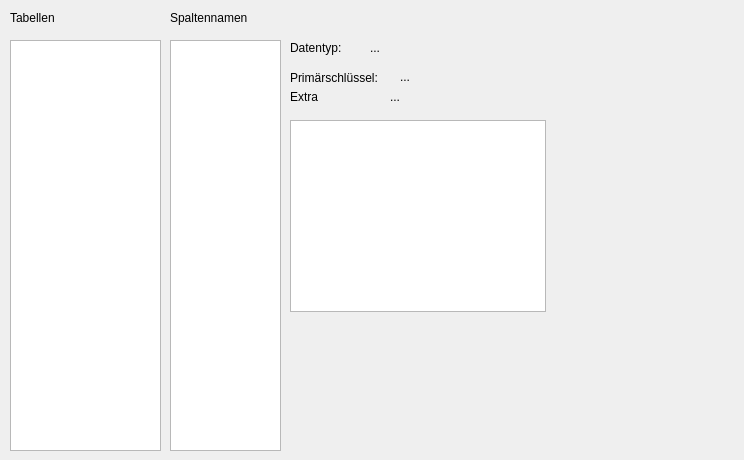
<?xml version="1.0" encoding="UTF-8"?>
<ui version="4.0">
 <class>Form_tableeditor</class>
 <widget class="QWidget" name="Form_tableeditor">
  <property name="geometry">
   <rect>
    <x>0</x>
    <y>0</y>
    <width>744</width>
    <height>460</height>
   </rect>
  </property>
  <property name="windowTitle">
   <string>Form</string>
  </property>
  <widget class="QListWidget" name="listWidget_tables">
   <property name="geometry">
    <rect>
     <x>10</x>
     <y>40</y>
     <width>151</width>
     <height>411</height>
    </rect>
   </property>
  </widget>
  <widget class="QListWidget" name="listWidget_tablehead">
   <property name="geometry">
    <rect>
     <x>170</x>
     <y>40</y>
     <width>111</width>
     <height>411</height>
    </rect>
   </property>
  </widget>
  <widget class="QLabel" name="label_tables">
   <property name="geometry">
    <rect>
     <x>10</x>
     <y>10</y>
     <width>71</width>
     <height>16</height>
    </rect>
   </property>
   <property name="text">
    <string>Tabellen</string>
   </property>
  </widget>
  <widget class="QLabel" name="label_tablehead">
   <property name="geometry">
    <rect>
     <x>170</x>
     <y>10</y>
     <width>91</width>
     <height>16</height>
    </rect>
   </property>
   <property name="text">
    <string>Spaltennamen</string>
   </property>
  </widget>
  <widget class="QLabel" name="label_typlabel">
   <property name="geometry">
    <rect>
     <x>290</x>
     <y>40</y>
     <width>61</width>
     <height>16</height>
    </rect>
   </property>
   <property name="text">
    <string>Datentyp:</string>
   </property>
  </widget>
  <widget class="QLabel" name="label_typ">
   <property name="geometry">
    <rect>
     <x>370</x>
     <y>40</y>
     <width>81</width>
     <height>16</height>
    </rect>
   </property>
   <property name="text">
    <string>...</string>
   </property>
  </widget>
  <widget class="QLabel" name="label_pri">
   <property name="geometry">
    <rect>
     <x>400</x>
     <y>70</y>
     <width>52</width>
     <height>13</height>
    </rect>
   </property>
   <property name="text">
    <string>...</string>
   </property>
  </widget>
  <widget class="QLabel" name="label_prilabel">
   <property name="geometry">
    <rect>
     <x>290</x>
     <y>70</y>
     <width>101</width>
     <height>16</height>
    </rect>
   </property>
   <property name="text">
    <string>Primärschlüssel:</string>
   </property>
  </widget>
  <widget class="QLabel" name="label_extralabel">
   <property name="geometry">
    <rect>
     <x>290</x>
     <y>90</y>
     <width>52</width>
     <height>13</height>
    </rect>
   </property>
   <property name="text">
    <string>Extra</string>
   </property>
  </widget>
  <widget class="QLabel" name="label_extra">
   <property name="geometry">
    <rect>
     <x>390</x>
     <y>90</y>
     <width>52</width>
     <height>13</height>
    </rect>
   </property>
   <property name="text">
    <string>...</string>
   </property>
  </widget>
  <widget class="QTableView" name="tableView">
   <property name="geometry">
    <rect>
     <x>290</x>
     <y>120</y>
     <width>256</width>
     <height>192</height>
    </rect>
   </property>
  </widget>
 </widget>
 <resources/>
 <connections/>
</ui>
